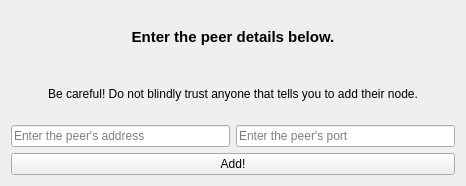
<?xml version="1.0" encoding="UTF-8"?>
<ui version="4.0">
 <class>AddPeerDialog</class>
 <widget class="QWidget" name="AddPeerDialog">
  <property name="geometry">
   <rect>
    <x>0</x>
    <y>0</y>
    <width>466</width>
    <height>186</height>
   </rect>
  </property>
  <property name="windowTitle">
   <string>Add Peer</string>
  </property>
  <layout class="QVBoxLayout" name="verticalLayout_2">
   <item>
    <widget class="QLabel" name="label">
     <property name="font">
      <font>
       <pointsize>11</pointsize>
       <weight>75</weight>
       <bold>true</bold>
      </font>
     </property>
     <property name="text">
      <string>Enter the peer details below.</string>
     </property>
     <property name="alignment">
      <set>Qt::AlignCenter</set>
     </property>
    </widget>
   </item>
   <item>
    <widget class="QLabel" name="label_2">
     <property name="text">
      <string>Be careful! Do not blindly trust anyone that tells you to add their node.</string>
     </property>
     <property name="alignment">
      <set>Qt::AlignCenter</set>
     </property>
    </widget>
   </item>
   <item>
    <layout class="QHBoxLayout" name="horizontalLayout">
     <item>
      <widget class="QLineEdit" name="peerAddress">
       <property name="placeholderText">
        <string>Enter the peer's address</string>
       </property>
      </widget>
     </item>
     <item>
      <widget class="QLineEdit" name="peerPort">
       <property name="placeholderText">
        <string>Enter the peer's port</string>
       </property>
      </widget>
     </item>
    </layout>
   </item>
   <item>
    <widget class="QPushButton" name="addPeer">
     <property name="text">
      <string>Add!</string>
     </property>
    </widget>
   </item>
  </layout>
 </widget>
 <resources/>
 <connections/>
</ui>
